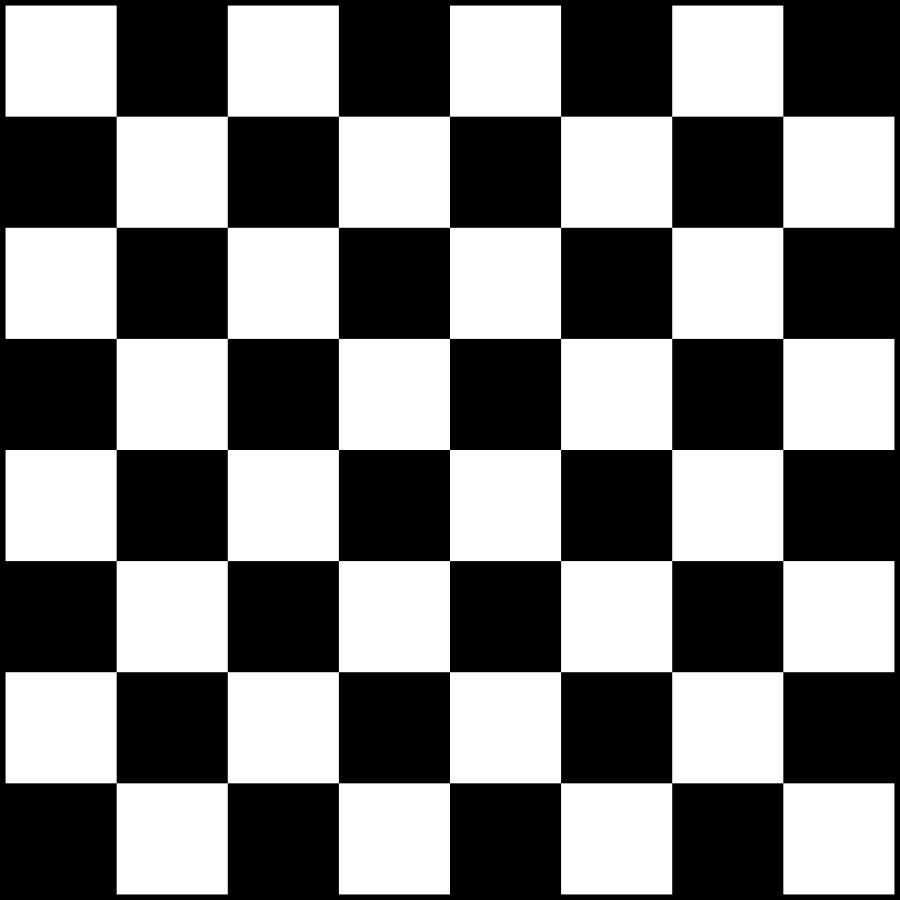
#> input picture Assets/Chess_Board.svg.png, 900 x 900 px, found by its file name
$ python OpenCVCornerDetection.py
#> lines starting #> are read from the running program, lines starting #| are printed output that depends on the picture; after the words box and inside, x2 and y2 are one past the last pixel; in counts of white or black regions, pixels touching at a corner belong together
import numpy as np
import cv2

img = cv2.imread('Assets\Chess_Board.svg.png')
#> img is the input picture: shape (900, 900, 3); min 0, max 255, mean 124.4
img = cv2.resize(img, (0, 0), fx=0.75, fy=0.75)
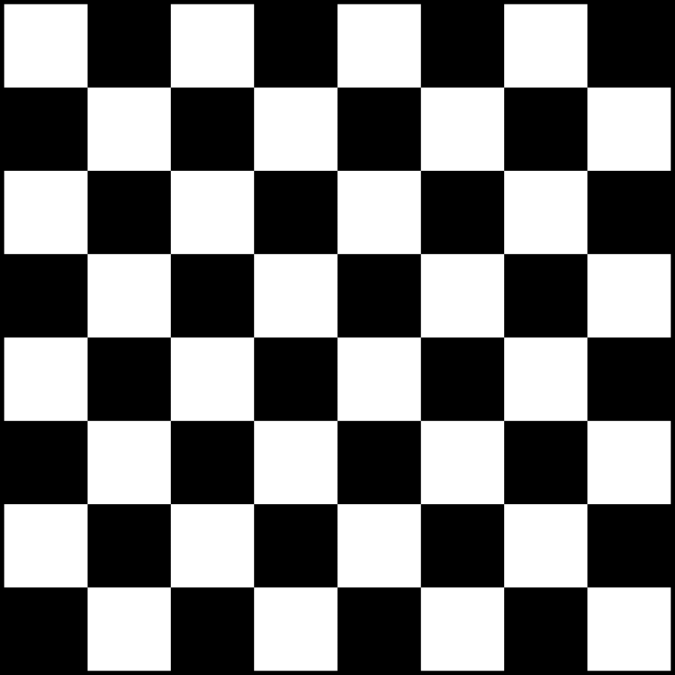
#> img: shape (675, 675, 3); min 0, max 255, mean 124.3

# Convert the image into gray scale, for easy detection, applies for every image
gray = cv2.cvtColor(img, cv2.COLOR_BGR2GRAY)

# Introducing algorithms for edges, features and corners detection
# AKA Shi-Tomasi Corner Detector
# Parameter of the function are:
# (<image or videocapture>,< # Of corners we want to return or the best corners to return>, <Pick the quality of our corners (0-1)>, <minimum euclidean distance between corners that are return>)
# This means if the image have 5000 hypotetical corners it will return the best 100 corners
corners = cv2.goodFeaturesToTrack(gray, 100, 0.01, 10)
#> corners = 79 rows, first 8: [171, 503], [503, 171], [503, 503], [171, 171], [503, 421], [171, 421], [503, 253], [171, 253]
# Return float type corners
# print(corners)
# Convert the float into integers to draw the corners in the correct way
corners = np.int0(corners)

# Drawing circles in every corner we detect
for corner in corners:
    #This flat all in an array, so this remove all the interior rents ([[0, 1, 2]]) --> [0, 1, 2]  [[1, 2], [2, 1]] --> [1, 2, 2, 1]
    x, y = corner.ravel()
    #now we draw the corners with the coordinates
    cv2.circle(img, (x,y), 5, (255, 0, 0), -1)
#> this loop made 79 passes
#> (x, y) on passes 1 to 12: (171, 503), (503, 171), (503, 503), (171, 171), (503, 421), (171, 421), (503, 253), (171, 253), (253, 503), (421, 171), (421, 503), (253, 171)
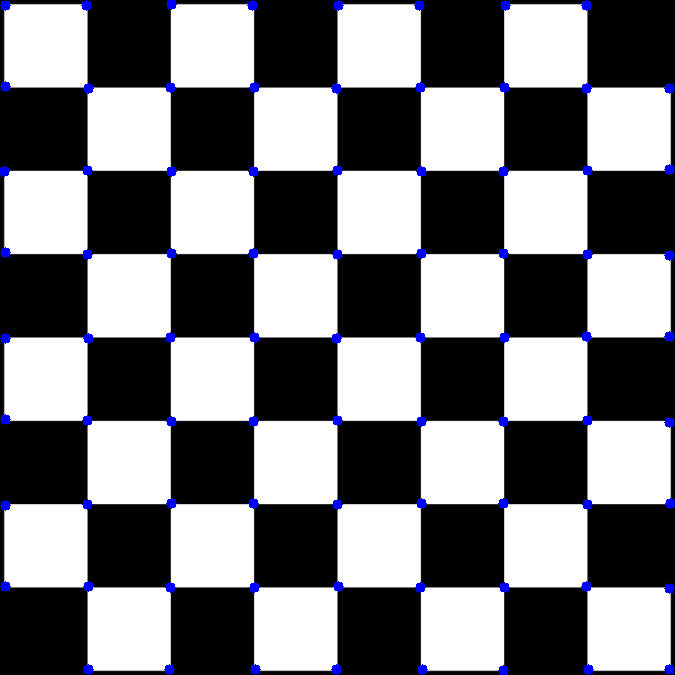
#> img: shape (675, 675, 3); 1.4% of pixels changed, all inside (x1, y1, x2, y2) = (0, 0, 675, 675)

#Drawing lines between every corner with a different color
for i in range(len(corners)):
    for j in range(i + 1,len(corners)):
        corner1 = tuple(corners[i][0])
        corner2 = tuple(corners[j][0])
        # We use a lambda function or anonymous function to work with full integers of python and not numpy typeof integers
        color = tuple(map(lambda x: int(x), np.random.randint(0, 255, size=3)))
        cv2.line(img, corner1, corner2, color, 1)
#> this loop made 79 passes
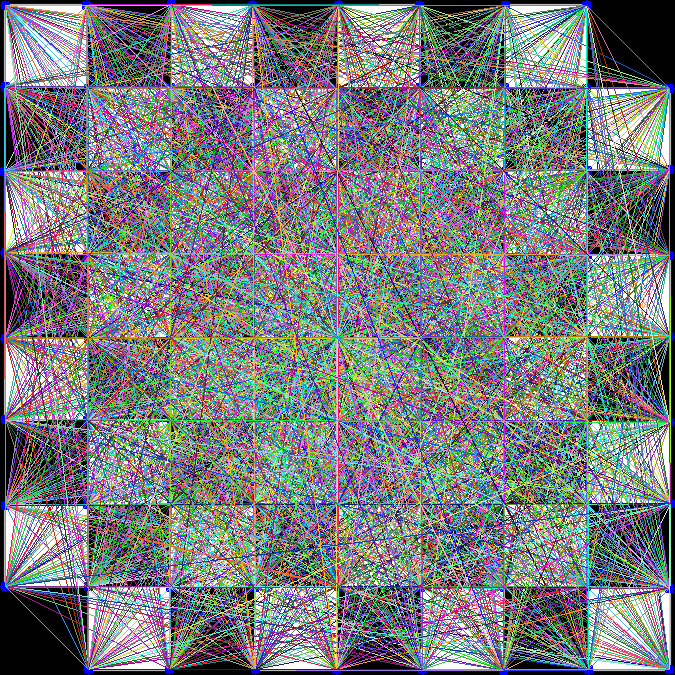
#> img: shape (675, 675, 3); mean B, G, R 126.1, 123.8, 121.6


cv2.imshow('Image',img)
cv2.waitKey(0)
cv2.destroyAllWindows()

$ run again, with Assets/apple_python.jpg saved as Assets/Chess_Board.svg.png
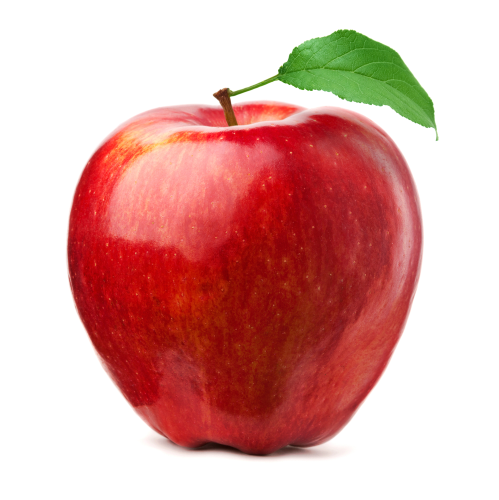
#> input picture Assets/apple_python.jpg, 998 x 1000 px, found by its file name (shown at 1/2 size)
#> img is the input picture: shape (1000, 998, 3); mean B, G, R 163.8, 168.4, 219.8
#> `gray = cv2.cvtColor(img, cv2.COLOR_BGR2GRAY)`:
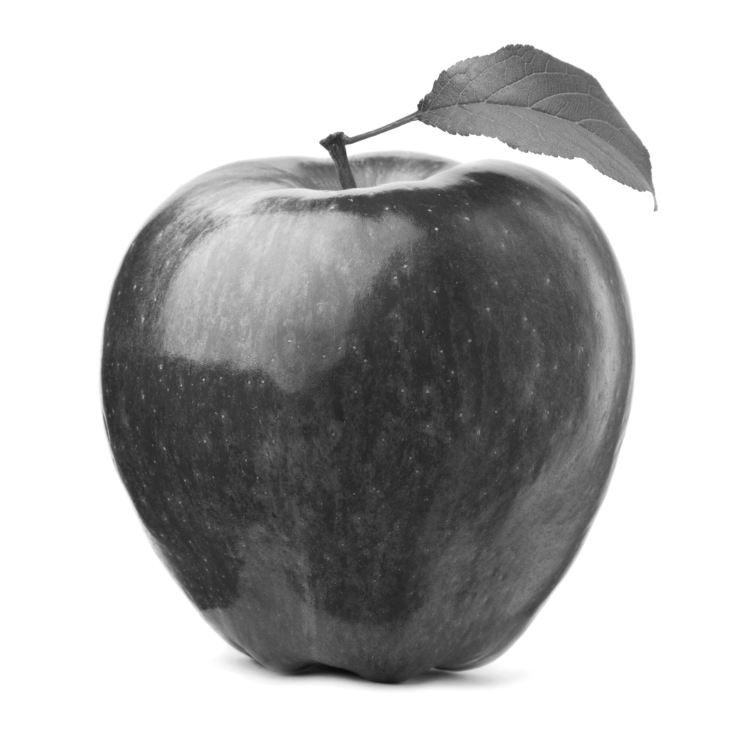
#> gray: shape (750, 748); min 12, max 255, mean 183.1
#> corners = 100 rows, first 8: [457, 133], [436, 228], [345, 145], [654, 210], [517, 148], [423, 98], [203, 379], [514, 45]
#> the loop `for corner in corners:` made 100 passes
#> the loop `for i in range(len(corners)):` made 100 passes
#> after the loop `for i in range(len(corners)):`:
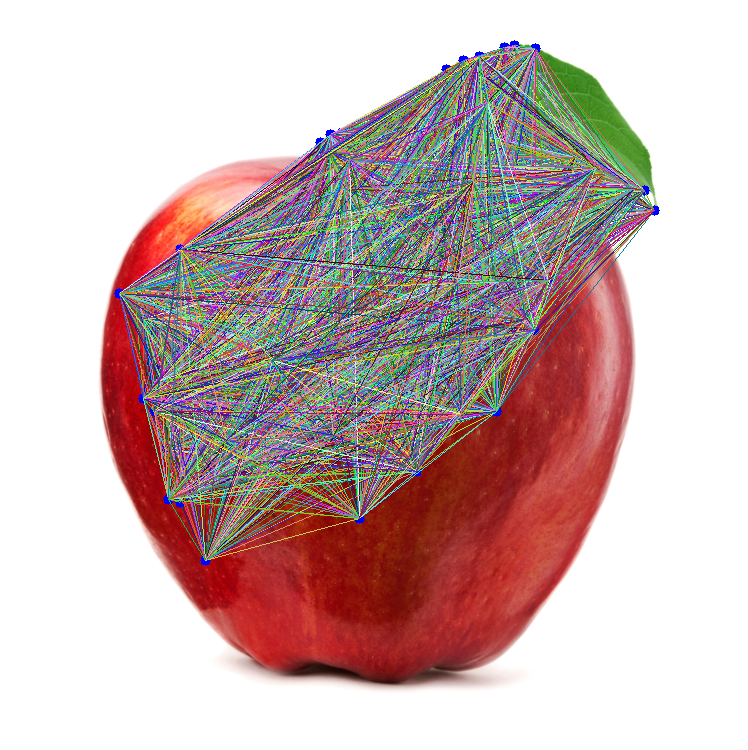
#> img: shape (750, 748, 3); mean B, G, R 178.7, 179.9, 202.8
